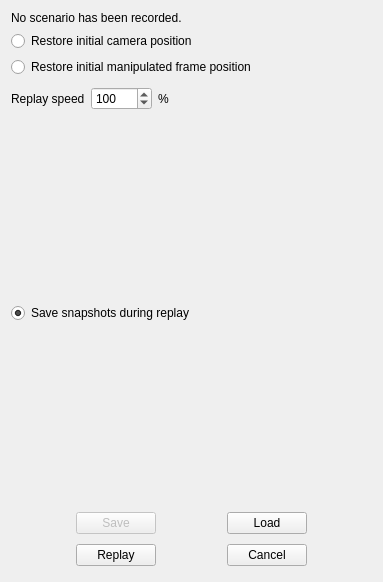
<?xml version="1.0" encoding="UTF-8"?>
<ui version="4.0">
 <class>ViewerInterface</class>
 <widget class="QDialog" name="ViewerInterface">
  <property name="geometry">
   <rect>
    <x>0</x>
    <y>0</y>
    <width>383</width>
    <height>582</height>
   </rect>
  </property>
  <property name="windowTitle">
   <string>Replay parameters</string>
  </property>
  <property name="windowIconText">
   <string>movieRecorder</string>
  </property>
  <layout class="QVBoxLayout">
   <item>
    <widget class="QLabel" name="replayText">
     <property name="text">
      <string>No scenario has been recorded.</string>
     </property>
     <property name="wordWrap">
      <bool>false</bool>
     </property>
    </widget>
   </item>
   <item>
    <widget class="QRadioButton" name="restoreCamera">
     <property name="text">
      <string>Restore initial camera position</string>
     </property>
     <property name="checked">
      <bool>false</bool>
     </property>
    </widget>
   </item>
   <item>
    <widget class="QRadioButton" name="restoreManip">
     <property name="text">
      <string>Restore initial manipulated frame position</string>
     </property>
     <property name="checked">
      <bool>false</bool>
     </property>
    </widget>
   </item>
   <item>
    <layout class="QHBoxLayout">
     <item>
      <widget class="QLabel" name="textLabel1">
       <property name="text">
        <string>Replay speed</string>
       </property>
       <property name="wordWrap">
        <bool>false</bool>
       </property>
      </widget>
     </item>
     <item>
      <widget class="QSpinBox" name="replaySpeed">
       <property name="minimum">
        <number>1</number>
       </property>
       <property name="maximum">
        <number>10000</number>
       </property>
       <property name="value">
        <number>100</number>
       </property>
      </widget>
     </item>
     <item>
      <widget class="QLabel" name="textLabel2_2">
       <property name="text">
        <string>%</string>
       </property>
       <property name="wordWrap">
        <bool>false</bool>
       </property>
      </widget>
     </item>
     <item>
      <spacer name="spacer15_2">
       <property name="orientation">
        <enum>Qt::Horizontal</enum>
       </property>
       <property name="sizeType">
        <enum>QSizePolicy::Expanding</enum>
       </property>
       <property name="sizeHint" stdset="0">
        <size>
         <width>281</width>
         <height>31</height>
        </size>
       </property>
      </spacer>
     </item>
    </layout>
   </item>
   <item>
    <spacer name="spacer15">
     <property name="orientation">
      <enum>Qt::Vertical</enum>
     </property>
     <property name="sizeType">
      <enum>QSizePolicy::Expanding</enum>
     </property>
     <property name="sizeHint" stdset="0">
      <size>
       <width>21</width>
       <height>20</height>
      </size>
     </property>
    </spacer>
   </item>
   <item>
    <widget class="QRadioButton" name="savesSnapshots">
     <property name="text">
      <string>Save snapshots during replay</string>
     </property>
     <property name="checked">
      <bool>true</bool>
     </property>
    </widget>
   </item>
   <item>
    <spacer name="spacer13_2">
     <property name="orientation">
      <enum>Qt::Vertical</enum>
     </property>
     <property name="sizeType">
      <enum>QSizePolicy::Expanding</enum>
     </property>
     <property name="sizeHint" stdset="0">
      <size>
       <width>20</width>
       <height>70</height>
      </size>
     </property>
    </spacer>
   </item>
   <item>
    <layout class="QHBoxLayout">
     <item>
      <spacer name="spacer9">
       <property name="orientation">
        <enum>Qt::Horizontal</enum>
       </property>
       <property name="sizeType">
        <enum>QSizePolicy::Expanding</enum>
       </property>
       <property name="sizeHint" stdset="0">
        <size>
         <width>211</width>
         <height>20</height>
        </size>
       </property>
      </spacer>
     </item>
     <item>
      <widget class="QPushButton" name="saveButton">
       <property name="enabled">
        <bool>false</bool>
       </property>
       <property name="text">
        <string>Save</string>
       </property>
      </widget>
     </item>
     <item>
      <spacer name="spacer10">
       <property name="orientation">
        <enum>Qt::Horizontal</enum>
       </property>
       <property name="sizeType">
        <enum>QSizePolicy::Expanding</enum>
       </property>
       <property name="sizeHint" stdset="0">
        <size>
         <width>210</width>
         <height>21</height>
        </size>
       </property>
      </spacer>
     </item>
     <item>
      <widget class="QPushButton" name="loadButton">
       <property name="enabled">
        <bool>true</bool>
       </property>
       <property name="text">
        <string>Load</string>
       </property>
      </widget>
     </item>
     <item>
      <spacer name="spacer11">
       <property name="orientation">
        <enum>Qt::Horizontal</enum>
       </property>
       <property name="sizeType">
        <enum>QSizePolicy::Expanding</enum>
       </property>
       <property name="sizeHint" stdset="0">
        <size>
         <width>211</width>
         <height>21</height>
        </size>
       </property>
      </spacer>
     </item>
    </layout>
   </item>
   <item>
    <layout class="QHBoxLayout">
     <item>
      <spacer name="spacer7">
       <property name="orientation">
        <enum>Qt::Horizontal</enum>
       </property>
       <property name="sizeType">
        <enum>QSizePolicy::Expanding</enum>
       </property>
       <property name="sizeHint" stdset="0">
        <size>
         <width>42</width>
         <height>31</height>
        </size>
       </property>
      </spacer>
     </item>
     <item>
      <widget class="QPushButton" name="replayButton">
       <property name="text">
        <string>Replay</string>
       </property>
      </widget>
     </item>
     <item>
      <spacer name="spacer8">
       <property name="orientation">
        <enum>Qt::Horizontal</enum>
       </property>
       <property name="sizeType">
        <enum>QSizePolicy::Expanding</enum>
       </property>
       <property name="sizeHint" stdset="0">
        <size>
         <width>51</width>
         <height>31</height>
        </size>
       </property>
      </spacer>
     </item>
     <item>
      <widget class="QPushButton" name="cancelButton">
       <property name="text">
        <string>Cancel</string>
       </property>
      </widget>
     </item>
     <item>
      <spacer name="spacer6">
       <property name="orientation">
        <enum>Qt::Horizontal</enum>
       </property>
       <property name="sizeType">
        <enum>QSizePolicy::Expanding</enum>
       </property>
       <property name="sizeHint" stdset="0">
        <size>
         <width>42</width>
         <height>31</height>
        </size>
       </property>
      </spacer>
     </item>
    </layout>
   </item>
  </layout>
 </widget>
 <layoutdefault spacing="6" margin="11"/>
 <pixmapfunction>qPixmapFromMimeSource</pixmapfunction>
 <tabstops>
  <tabstop>saveButton</tabstop>
  <tabstop>loadButton</tabstop>
  <tabstop>replayButton</tabstop>
  <tabstop>cancelButton</tabstop>
  <tabstop>restoreCamera</tabstop>
  <tabstop>restoreManip</tabstop>
  <tabstop>replaySpeed</tabstop>
  <tabstop>savesSnapshots</tabstop>
 </tabstops>
 <resources/>
 <connections>
  <connection>
   <sender>cancelButton</sender>
   <signal>released()</signal>
   <receiver>ViewerInterface</receiver>
   <slot>reject()</slot>
   <hints>
    <hint type="sourcelabel">
     <x>20</x>
     <y>20</y>
    </hint>
    <hint type="destinationlabel">
     <x>20</x>
     <y>20</y>
    </hint>
   </hints>
  </connection>
  <connection>
   <sender>replayButton</sender>
   <signal>released()</signal>
   <receiver>ViewerInterface</receiver>
   <slot>accept()</slot>
   <hints>
    <hint type="sourcelabel">
     <x>20</x>
     <y>20</y>
    </hint>
    <hint type="destinationlabel">
     <x>20</x>
     <y>20</y>
    </hint>
   </hints>
  </connection>
 </connections>
</ui>
